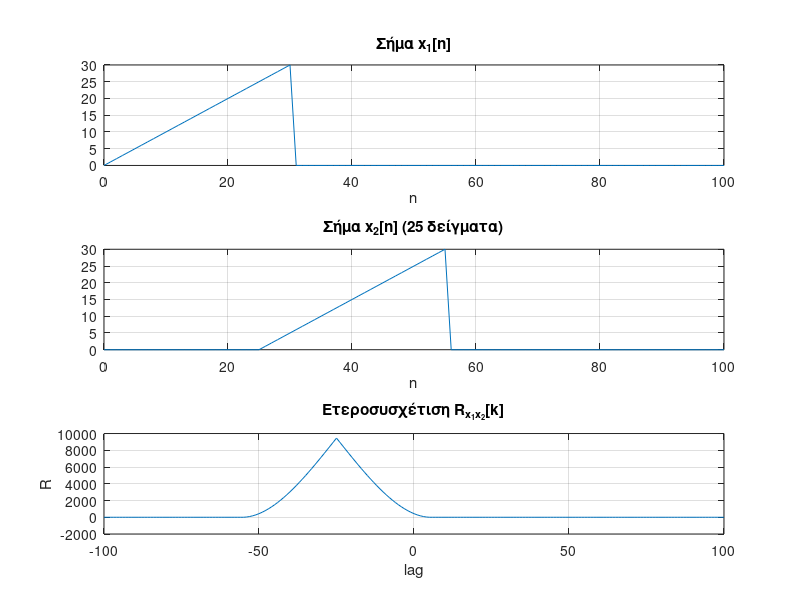

Recreate this plot in MATLAB.
%x1[n]
n= 0:100; % συνολικό εύρος
x1= zeros(size(n));
x1(1:31)= 0:30;  % 0 ≤ n ≤ 30

%Κυκλική ολίσθηση κατά 25 δείγματα
x2= circshift(x1, 25);

%Ετεροσυσχέτιση
[R, lags]= xcorr(x1, x2);

%Θέση μέγιστου
[~, idx_max]= max(R);
lag_max= lags(idx_max);

fprintf('Η ετεροσυσχέτιση μεγ. για lag= %d\n', lag_max);

%Αποτελέσματα
figure;
subplot(3,1,1);
plot(n, x1);
title('Σήμα x_1[n]');
xlabel('n'); grid on;

subplot(3,1,2);
plot(n, x2);
title('Σήμα x_2[n] (25 δείγματα)');
xlabel('n'); grid on;

subplot(3,1,3);
plot(lags, R);
title('Ετεροσυσχέτιση R_{x_1x_2}[k]');
xlabel('lag'); ylabel('R'); grid on;
